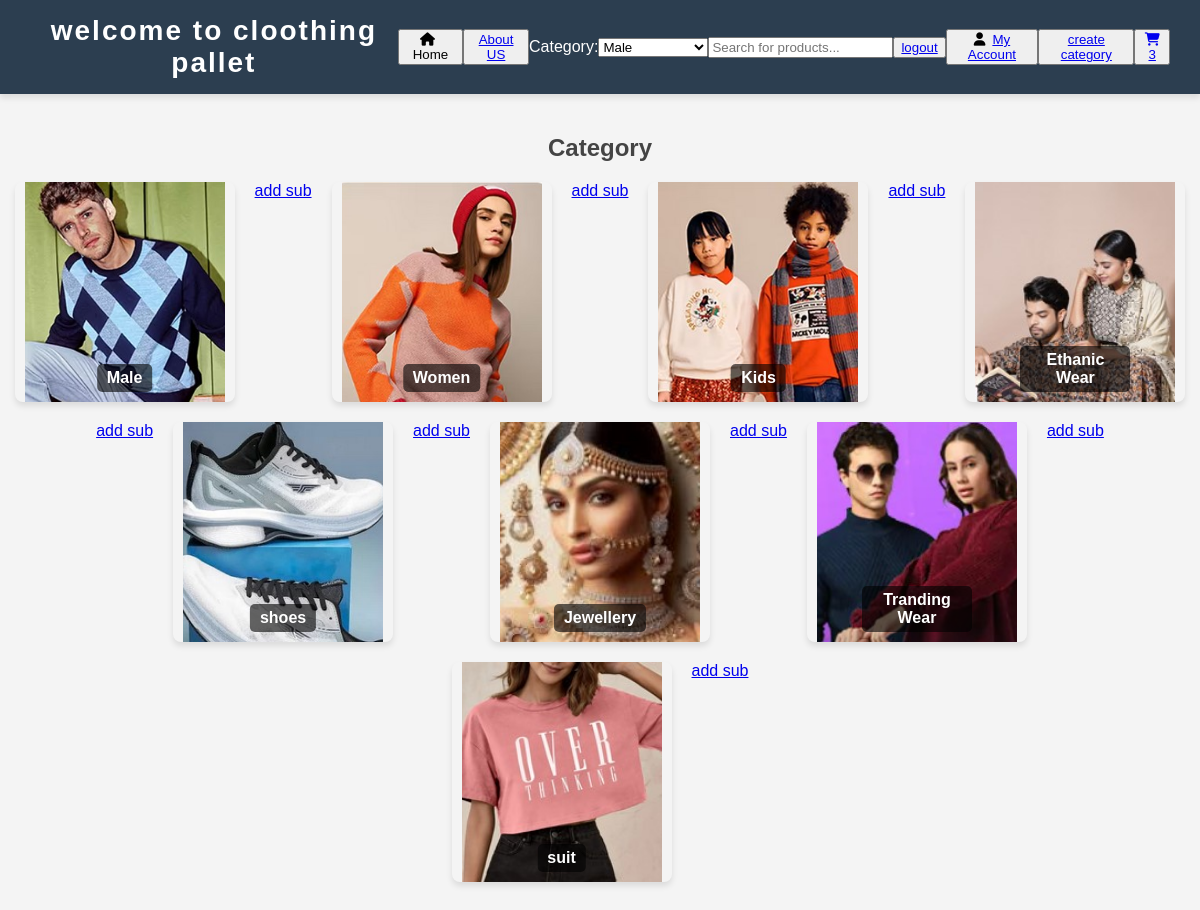
/ (signed in), run on the app's committed database.
### app/models.py (models this page shows, shortened)
class cat(models.Model):
    cat_name=models.CharField(max_length=100)
    cat_pic=models.ImageField(upload_to='photo/',null=True,blank=True)
    user=models.ForeignKey(User,on_delete=models.CASCADE,null=True)

### app/views.py (the view)
# urls.py: path("", homepage),
def homepage(request):
    category=cat.objects.all()
    return render(request,'index.html',{'cat':category,'user':request.user})

### app/templatetags/cardcount.py (called while the page is built)
@register.simple_tag
def addcart(request):
    if not request.user.is_authenticated:
        return 0
    cart_item=bag.objects.filter(user=request.user).count()
    return cart_item

### template/index.html (shortened to what this page needs)
{% load cardcount%}
<!DOCTYPE html>
<html lang="en">
<head>
    <link rel="stylesheet" href="https://cdnjs.cloudflare.com/ajax/libs/font-awesome/6.7.2/css/all.min.css" />
</head>
<body>
    <div class="nav">
        <h1>welcome to cloothing pallet</h1>
        <button><i class="fa-solid fa-house"></i><a hred="/">Home</a></button>
       <button> <a href="about">About US</a></button>
        <label for="category">Category:</label>
        <select id="category" name="category">
            {% for category in cat %}
                <option value="{{ category.id }}">{{ category.cat_name }}</option>
            {% endfor %}
        </select><br>
        <div class="search-container">
            <form action="/search" method="GET">
                <input type="text" name="query" placeholder="Search for products..." required>
            </form>
        </div>
        {% if user.is_authenticated %}
        <button><a href="logout">logout</a></button>
       {%else%}
         <button><a href="login{{category.id}}">Login</a></button>
       {%endif%}
       {% if user.is_authenticated %}
          <button><i class="fa-solid fa-user"></i><a href="userprofile">My Account</a></button>
        {%else%}
           <button><a href="createuser">Create User</a></button>
        {%endif%}
    {% if user.userprofile.is_vendor%}
    <button><a href="createpage">create category</a></button>
    {%endif%}
    <button><a href="/bag/{{product.id}}"><i class="fa-solid fa-cart-shopping"> </i>{% addcart request %}</a></button>
    </div>
    <div class="category">
        <h2>Category</h2>
        <div class="all_category">
            {% for category in cat %}
            <div class="cat_pic">
                {% if category.cat_pic %}
                <img src="{{ category.cat_pic.url }}" style="width: 200px;">
                {% endif %}
                <div class="cat_name">
                    <a href="/show_sub/{{category.id}}">{{ category.cat_name }}</a>
                </div>
            </div>
            {% if user.userprofile.is_vendor%}
               <a href="/sub_cat/{{category.id}}">add sub</a>
            {%endif%}
            {% endfor %}
        </div>
    </div>
</body>
</html>

### template/index.html (style rules this page uses)
body { font-family: Arial, sans-serif; background-color: #f4f4f4; margin: 0; padding: 0; }
.nav { background: #2C3E50; color: white; padding: 15px 30px; display: flex; justify-content: space-between; align-items: center; box-shadow: 0 4px 6px rgba(0, 0, 0, 0.1); }
.nav h1 { margin: 0; font-size: 28px; font-weight: bold; letter-spacing: 2px; }
h1 { text-align: center; margin: 20px 0; color: #333; }
.category { text-align: center; margin: 40px 0; }
.category h2 { font-size: 24px; margin-bottom: 20px; color: #444; }
.all_category { display: flex; flex-wrap: wrap; justify-content: center; gap: 20px; }
.cat_pic { position: relative; width: 220px; height: 220px; overflow: hidden; border-radius: 8px; box-shadow: 0 4px 6px rgba(0, 0, 0, 0.1); transition: transform 0.3s ease; }
.cat_pic img { width: 100%; height: 140%; object-fit: cover; transition: opacity 0.3s ease; }
.cat_name { position: absolute; bottom: 10px; left: 50%; transform: translateX(-50%); background-color: rgba(0, 0, 0, 0.6); color: white; padding: 5px 10px; border-radius: 5px; font-size: 16px; }
.cat_name a { color: white; text-decoration: none; font-weight: bold; }
h1 { color: white; }
.fa-solid.fa-house { margin-right: 6px; }
.fa-solid.fa-user { margin-right: 7px; }

### data on the page
cat: cat_pic (picture), cat_name "Male"
cat: cat_pic (picture), cat_name "Women"
cat: cat_pic (picture), cat_name "Kids"
cat: cat_pic (picture), cat_name "Ethanic Wear"
cat: cat_pic (picture), cat_name "shoes"
cat: cat_pic (picture), cat_name "Jewellery"
cat: cat_pic (picture), cat_name "Tranding Wear"
cat: cat_pic (picture), cat_name "suit"

### other printed values
form field category "Male"
